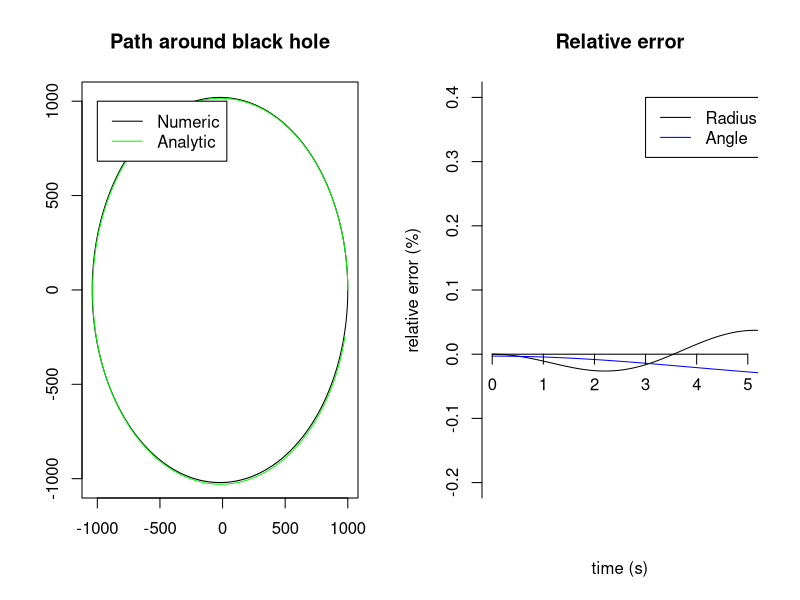

The R source for this figure:

library(deSolve);


# Variable definitions

M <- 1; # mass
R <- 1119.5; # initial radius
e <- 2/100; # eccentricity of the orbit
p <- 1020; # parameter to do with size of derivatives
s <- 0.1; # parameter to do with size of orbit

Art <- 2*M/(R^2)*((1-2*M/R)^(-1))*((1-3*M/R)^(-1/2)); # intermediate coefficients
Atr <- 2*M/(R^2)*(1-2*M/R)*((1-3*M/R)^(-1/2));
Arr <- (-3*M/(R^3)*((1-3*M/R)^(-1)))*(1-2*M/R);
Apr <- -2*R*((M/(R^3))^(1/2))*(1-2*M/R)*((1-3*M/R)^(-1/2));
Arp <-  2/R*((M/(R^3))^(1/2))*((1-3*M/R)^(-1/2));

wt <- (1 - 3*M/R)^(-1/2); # time frequency
w <- ((M/(R^3))^(1/2))*((1 - 3*M/R)^(-1/2))*((1 - 6*M/R)^(1/2)); # radial frequency
wp <- ((M/(R^3))^(1/2))*((1 - 3*M/R)^(-1/2)); # angle phi frequency
nr0 <- -195; # cos coefficient term for r
nt0 <- Art/w*nr0; # sin coefficient term for t 
np0 <- Arp/w*nr0; # sin coefficient term for phi
Nr0 <- 1000; # constant term for r
Nt0 <- -3/2*M/(R^2)*((1 - 3*M/R)^(-3/2))*Nr0; # constant term for t
Np0 <- -3/2*((M/R)^(1/2))/(R^2)*(1 - 2*M/R)*((1 - 3*M/R)^(-3/2))*Nr0;

# weird time factors
tfSol = 20000
tfNum = 1.25


# Our deviation solution. Found by analytically substituting a generic second-order Taylor series into 
# each of the equations of motion predicted by the geodesic equation in the Schwarzschild metric.

t <- seq(from = 0, to = 10, by = 0.0001);

y0 <- wt*(tfSol*t) - s*(nt0*sin(w*(tfSol*t)) +  Nt0*(tfSol*t)); # values of time as a function of proper time. 10000 is a strange scale factor 
y1 <- R + s*(nr0*cos(w*(tfSol*t)) - Nr0); # values of r
y2 <- pi/2; # value of theta is kept constant
y3 <- wp*(tfSol*t) - s*(np0*sin(w*(tfSol*t)) + Np0*(tfSol*t)); # values of phi

ycart1 <- y1 * cos(y3); # convert r and phi to 2d cartesian coordinates for plotting
ycart2 <- y1 * sin(y3);


# Numerical solution. Numerically solve the equations of motion.

dqdchi <- function(t, y, parms) {

	e <- 0.02; # global variables dont work
	p <- 1020;
	
	#e <- 1/3;
	#p <- 266.66;
	a <- M # lord knows why I used a

	with(as.list(y), {
		dR <- ( a * p^2 * (p-2-2*e)^(0.5) * (p-2+2*e)^(0.5) ) / ( (p-2-2*e*cos(tfSol*t)) * (1+e*cos(tfSol*t))^2 * (p-6-2*e*cos(tfSol*t))^(0.5) );
		dP <- ( p^(1/2) ) / ( (p-6-2*e*cos(tfSol*t))^(1/2) );
		list(c(dR, dP))
	})
}

#t1 <- seq(from = 0, to = 12.5, by = (1/2)^13);
yinit <- c(y1[1], y3[1]);
out <- ode(y = yinit, 
		times = tfNum*t, # lord knows why we need 12.5 
		func = dqdchi, 
		parm = NULL, 
		method = c("ode45"),
		rtol = 0.0001);

# Get the four variables from the ode solver output
q0 <- out[,1];
q1 <- out[,2];
q2 <- p * M * 1/(1 + e*cos(q0)); 
q3 <- out[,3];

qcart1 <- q2 * cos(q3); # and convert r and phi to 2d cartesian coordinates for plotting
qcart2 <- q2 * sin(q3);



# Calculate the error

# Combine the time q0 and y0 into one long vector, since they may be different, and sort it. 
combinedTime <- sort(c(q0/tfNum, y0/tfSol));

# Then interpolate q1, y1, q3, and y3 over those particular times.
q1inter <- approx(t, q2, xout=combinedTime);
q3inter <- approx(t, q3, xout=combinedTime);
y1inter <- approx(t, y1, xout=combinedTime);
y3inter <- approx(t, 2*y3, xout=combinedTime);

errorr <- (y1inter$y - q1inter$y) / q1inter$y;
errorp <- (y3inter$y - q3inter$y) / q3inter$y;

#q1inter <- smooth.spline(q0, q1, n=length(y1), method="fmm");
#q3inter <- smooth.spline(q0, q3, n=length(y1), method="fmm");

#errorr <- (y1 - q1inter$y) / q1inter$y;
#errorp <- (y3 - q3inter$y) / q3inter$y;


# Plot

par(mfrow=c(1, 2));

plot(qcart1, qcart2, type="l", col="black", main="Path around black hole", xlab="", ylab="");
lines(ycart1, ycart2, col="green");
legend(-1000, 1000, legend=c("Numeric", "Analytic"), col=c("black", "green"), lty=1);

plot(q1inter$x, errorr, type="l", col="black", main="Relative error", ylim=c(-0.2, 0.4), xlim=c(0, 5),
	ylab="relative error (%)", xlab="time (s)", axes=FALSE);
lines(q3inter$x, errorp, type="l", col="blue");
axis(1, at=0:5, pos=0);
axis(2, at=seq(-1, 1, 0.1)); 
legend(3, 0.4, legend=c("Radius", "Angle"), col=c("black", "blue"), lty=1);
